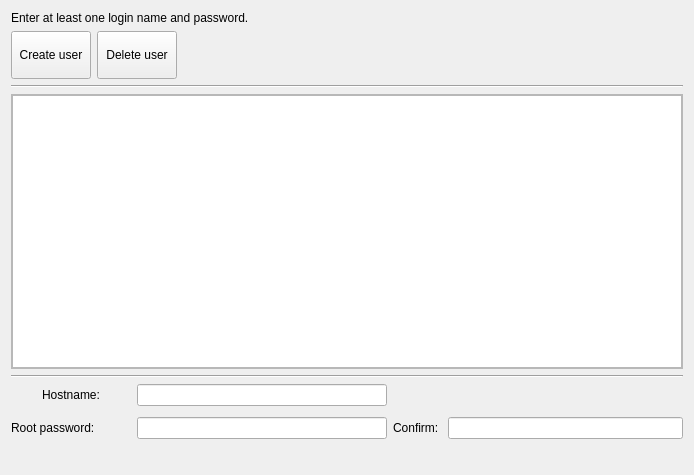
<?xml version="1.0" encoding="UTF-8"?>
<ui version="4.0">
 <class>UserCreation</class>
 <widget class="QWidget" name="UserCreation">
  <property name="geometry">
   <rect>
    <x>0</x>
    <y>0</y>
    <width>694</width>
    <height>475</height>
   </rect>
  </property>
  <property name="windowTitle">
   <string/>
  </property>
  <layout class="QVBoxLayout" name="verticalLayout_2">
   <item>
    <widget class="QLabel" name="label_2">
     <property name="text">
      <string>Enter at least one login name and password.</string>
     </property>
     <property name="scaledContents">
      <bool>true</bool>
     </property>
     <property name="wordWrap">
      <bool>true</bool>
     </property>
    </widget>
   </item>
   <item>
    <layout class="QHBoxLayout" name="horizontalLayout">
     <property name="topMargin">
      <number>0</number>
     </property>
     <item>
      <widget class="QPushButton" name="addUser">
       <property name="minimumSize">
        <size>
         <width>48</width>
         <height>48</height>
        </size>
       </property>
       <property name="maximumSize">
        <size>
         <width>80</width>
         <height>48</height>
        </size>
       </property>
       <property name="toolTip">
        <string>Add another user account.</string>
       </property>
       <property name="text">
        <string>Create user</string>
       </property>
      </widget>
     </item>
     <item>
      <widget class="QPushButton" name="deleteUser">
       <property name="enabled">
        <bool>true</bool>
       </property>
       <property name="sizePolicy">
        <sizepolicy hsizetype="Minimum" vsizetype="Minimum">
         <horstretch>0</horstretch>
         <verstretch>0</verstretch>
        </sizepolicy>
       </property>
       <property name="baseSize">
        <size>
         <width>80</width>
         <height>48</height>
        </size>
       </property>
       <property name="text">
        <string>Delete user</string>
       </property>
      </widget>
     </item>
     <item>
      <spacer name="horizontalSpacer">
       <property name="orientation">
        <enum>Qt::Horizontal</enum>
       </property>
       <property name="sizeHint" stdset="0">
        <size>
         <width>40</width>
         <height>20</height>
        </size>
       </property>
      </spacer>
     </item>
    </layout>
   </item>
   <item>
    <widget class="Line" name="line">
     <property name="orientation">
      <enum>Qt::Horizontal</enum>
     </property>
    </widget>
   </item>
   <item>
    <widget class="QScrollArea" name="scrollArea">
     <property name="widgetResizable">
      <bool>true</bool>
     </property>
     <widget class="QTableView" name="usersView">
      <property name="geometry">
       <rect>
        <x>0</x>
        <y>0</y>
        <width>678</width>
        <height>249</height>
       </rect>
      </property>
      <property name="sizePolicy">
       <sizepolicy hsizetype="Minimum" vsizetype="Minimum">
        <horstretch>0</horstretch>
        <verstretch>0</verstretch>
       </sizepolicy>
      </property>
      <layout class="QVBoxLayout" name="verticalLayout_3">
       <property name="sizeConstraint">
        <enum>QLayout::SetNoConstraint</enum>
       </property>
      </layout>
     </widget>
    </widget>
   </item>
   <item>
    <widget class="Line" name="line_2">
     <property name="orientation">
      <enum>Qt::Horizontal</enum>
     </property>
    </widget>
   </item>
   <item>
    <layout class="QGridLayout" name="_23">
     <property name="verticalSpacing">
      <number>11</number>
     </property>
     <item row="2" column="4">
      <widget class="QLabel" name="labelConfirmRootPw">
       <property name="text">
        <string>Confirm: </string>
       </property>
      </widget>
     </item>
     <item row="1" column="3">
      <widget class="QLineEdit" name="hostname">
       <property name="sizePolicy">
        <sizepolicy hsizetype="Fixed" vsizetype="Fixed">
         <horstretch>0</horstretch>
         <verstretch>0</verstretch>
        </sizepolicy>
       </property>
       <property name="minimumSize">
        <size>
         <width>250</width>
         <height>0</height>
        </size>
       </property>
       <property name="maximumSize">
        <size>
         <width>700</width>
         <height>16777215</height>
        </size>
       </property>
      </widget>
     </item>
     <item row="2" column="5">
      <widget class="QLineEdit" name="confirmRootPw">
       <property name="echoMode">
        <enum>QLineEdit::Password</enum>
       </property>
      </widget>
     </item>
     <item row="2" column="2">
      <widget class="QLabel" name="labelRootPw">
       <property name="text">
        <string>Root password: </string>
       </property>
      </widget>
     </item>
     <item row="1" column="2">
      <widget class="QLabel" name="label_3">
       <property name="minimumSize">
        <size>
         <width>120</width>
         <height>0</height>
        </size>
       </property>
       <property name="maximumSize">
        <size>
         <width>120</width>
         <height>16777215</height>
        </size>
       </property>
       <property name="text">
        <string>Hostname:</string>
       </property>
       <property name="alignment">
        <set>Qt::AlignCenter</set>
       </property>
      </widget>
     </item>
     <item row="2" column="3">
      <widget class="QLineEdit" name="rootPw">
       <property name="echoMode">
        <enum>QLineEdit::Password</enum>
       </property>
      </widget>
     </item>
     <item row="1" column="5">
      <widget class="QLabel" name="labelHostnameError">
       <property name="minimumSize">
        <size>
         <width>230</width>
         <height>0</height>
        </size>
       </property>
       <property name="maximumSize">
        <size>
         <width>230</width>
         <height>16777215</height>
        </size>
       </property>
       <property name="text">
        <string/>
       </property>
      </widget>
     </item>
     <item row="1" column="4">
      <widget class="QLabel" name="labelHostname">
       <property name="minimumSize">
        <size>
         <width>40</width>
         <height>0</height>
        </size>
       </property>
       <property name="maximumSize">
        <size>
         <width>40</width>
         <height>16777215</height>
        </size>
       </property>
       <property name="text">
        <string/>
       </property>
      </widget>
     </item>
     <item row="3" column="2">
      <widget class="QLabel" name="labelRootPwIcon">
       <property name="maximumSize">
        <size>
         <width>30</width>
         <height>16777215</height>
        </size>
       </property>
       <property name="text">
        <string/>
       </property>
      </widget>
     </item>
     <item row="3" column="3">
      <widget class="QLabel" name="labelRootPwError">
       <property name="text">
        <string/>
       </property>
      </widget>
     </item>
    </layout>
   </item>
  </layout>
 </widget>
 <resources/>
 <connections/>
</ui>
